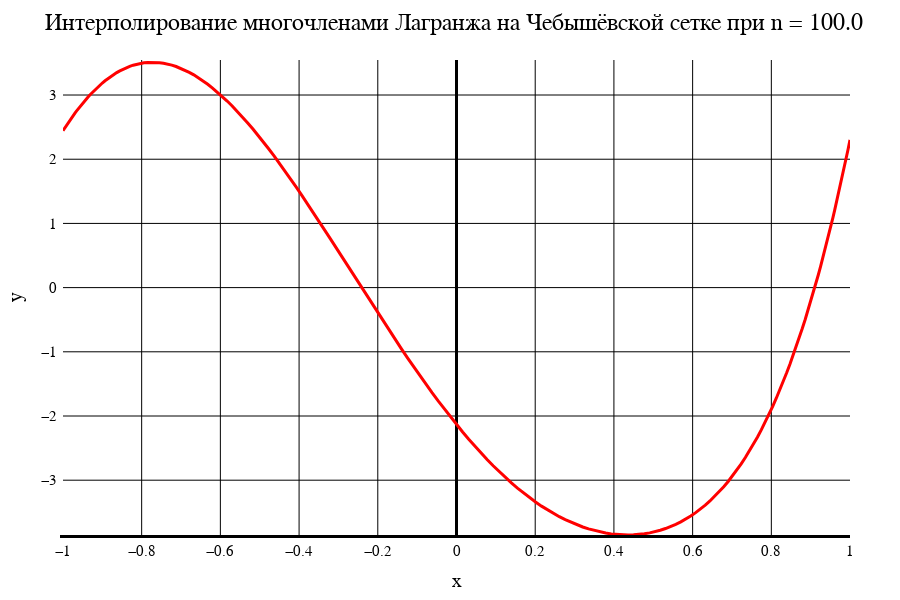

Notebook code cell kept with this figure:
### Markdown cell above
Лагранж. Чебышёвская сетка

### Code cell
data2[1]

### Figure 1 — Plotly figure (JSON) as saved in the notebook; plotly's stock layout.template omitted (floating-point values rounded to 4 significant figures; data arrays with more than 128 entries replaced by an {"elided": "..."} marker saying what was removed)
{"data": [{"line": {"color": "red", "width": 3}, "mode": "line", "type": "scatter", "x": {"elided": "201 float values"}, "y": {"elided": "201 float values"}}], "layout": {"coloraxis": {"outlinecolor": "black"}, "font": {"color": "black", "family": "Time New Roman"}, "height": 600, "margin": {"b": 50, "l": 50, "r": 50, "t": 60}, "paper_bgcolor": "white", "plot_bgcolor": "white", "title": {"autosize": false, "font": {"color": "black", "family": "Times New Roman", "size": 24}, "paper_bgcolor": "red", "text": "Интерполирование многочленами Лагранжа на Чебышёвской сетке при n = 100.0"}, "width": 900, "xaxis": {"color": "black", "gridcolor": "black", "gridwidth": 1, "linecolor": "black", "linewidth": 3, "tickfont": {"size": 15}, "title": {"font": {"color": "black", "family": "Times New Roman", "size": 20}, "text": "x"}, "zeroline": true, "zerolinecolor": "black", "zerolinewidth": 3}, "yaxis": {"exponentformat": "power", "gridcolor": "black", "gridwidth": 1, "linewidth": 3, "range": [-3.854, 3.545], "tickfont": {"size": 15}, "title": {"font": {"color": "black", "family": "Times New Roman", "size": 20}, "text": "y"}, "zeroline": true, "zerolinecolor": "black", "zerolinewidth": 1}}}
